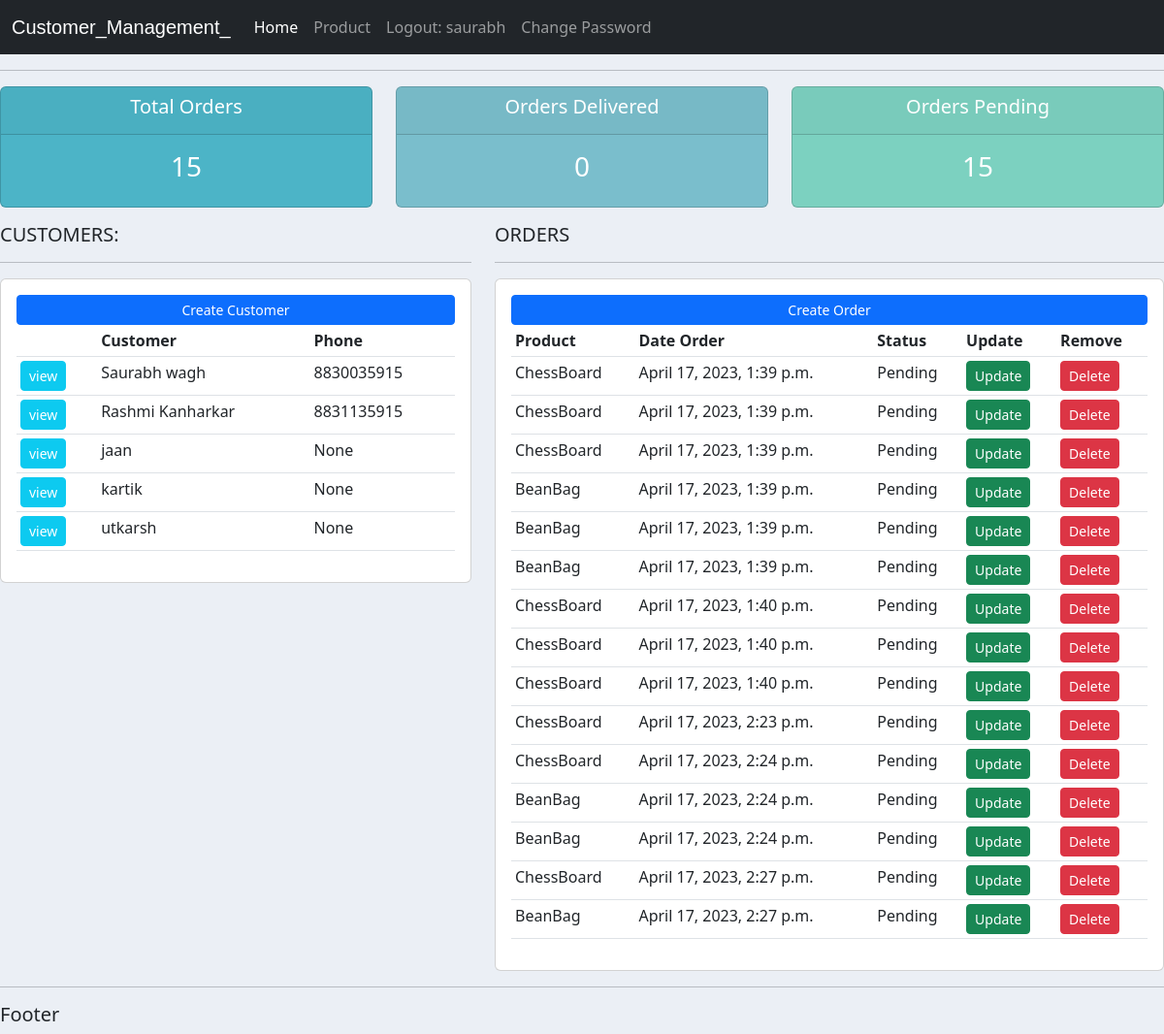
Before: / (signed in) with the older database file.
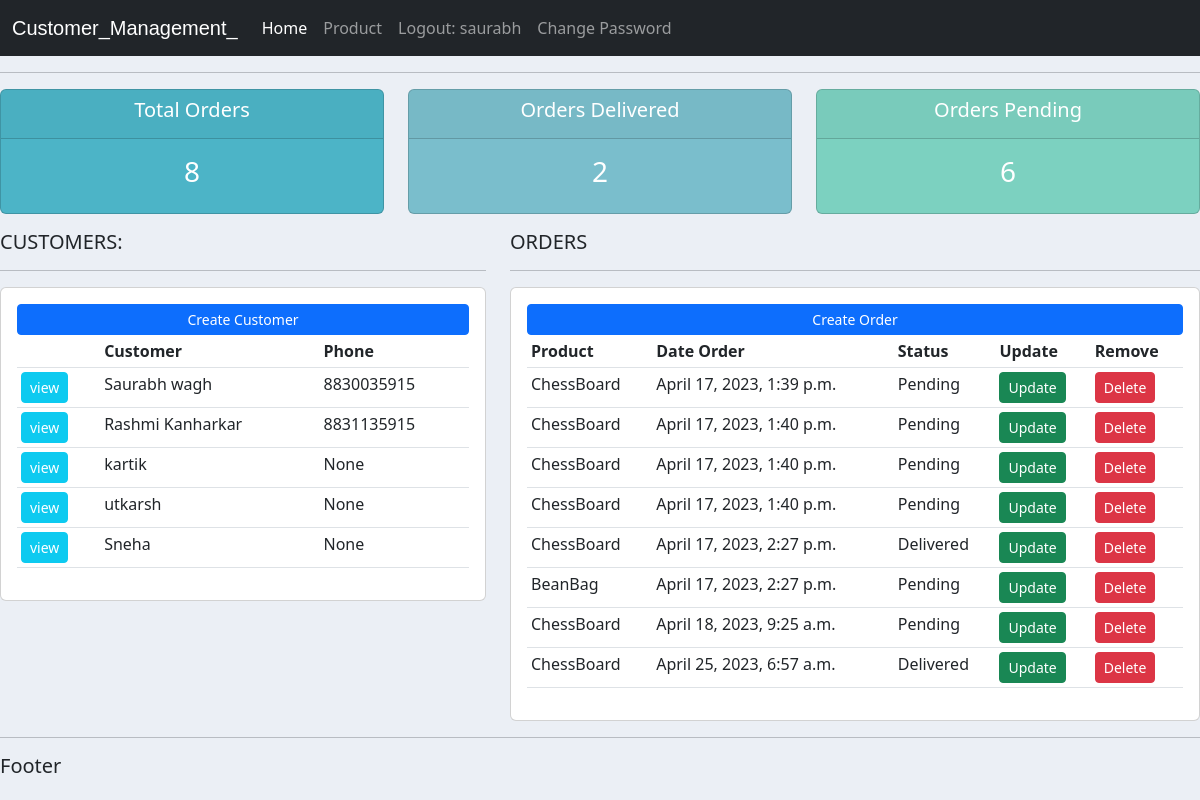
After: the same page with the newer database file.
### App/models.py (models this page shows, shortened)
class Customer(models.Model):
    user = models.OneToOneField(User,null=True,on_delete=models.CASCADE,serialize=id)
    name = models.CharField(max_length=200,null=True)
    phone = models.CharField(max_length=200,null=True,blank=True)
    email = models.CharField(max_length=200,null=True,blank=True)
    date = models.DateTimeField(auto_now_add=True,blank=True)

class Order(models.Model):
    STATUS = (
        ('Pending','Pending'),('Out for Delivery','Out for Delivery'),('Delivered','Delivered')
    )
    cust = models.ForeignKey(Customer,null=True,on_delete=models.SET_NULL,serialize=id)  # Many(order) to One(customer) relationship : One Customer can have Multiple orders.
    prod = models.ForeignKey(Product,null=True,on_delete=models.SET_NULL,serialize=id)   # Many(order) to One(product) Relationship : One Product can be ordered Multiple times.
    date = models.DateTimeField(auto_now_add=True)
    status = models.CharField(max_length=200,null=True,choices=STATUS)

class Product(models.Model):
    CATEGORY = (('Indoor','Indoor'),('Outdoor','Outdoor'))
    tag = models.ManyToManyField(Tag)
    name = models.CharField(max_length=200,null=True)
    price = models.FloatField(null=True)
    category = models.CharField(max_length=200,null=True,choices=CATEGORY)
    description = models.CharField(max_length=200,null=True,blank=True)
    date = models.DateTimeField(auto_now_add=True)

### App/decorators.py (the view)
        def wrapper_func(request,*args,**kwargs):
            group = None
            if request.user.groups.exists():
                group = request.user.groups.all()[0].name
            if group in allowed_roles:
                return view_func(request,*args,**kwargs)
            else:
                return redirect('/products/')

### App/views.py (called while the page is built)
@login_required(login_url='/login/')
@allowedUsers(allowed_roles=['admin','staff'])
def home(request):
    orders = Order.objects.all()
    customer = Customer.objects.all()
    total = Order.objects.all()
    tot = total.count()
    products = Product.objects.all()
    delivered = Order.objects.filter(status='Delivered')
    pending = Order.objects.filter(status='Pending')
    delivered = delivered.count()
    pending = pending.count()
    return render(request,'home.html',{'Order':orders,'Customer':customer,'total':tot,'Product':products,'delivered':delivered,'pending':pending})

### templates/home.html
{% extends 'main.html' %}
{%block content%}
{% include 'status.html' %}
<div class="row">
    <div class="col-md-5">
        <h5>CUSTOMERS:</h5>
        <hr>
        <div class="card card-body">
            <a class="btn btn-primary btn-sm btn-block" href="/customerCreation/">Create Customer</a>
            <table class="table table-sm">
                <tr>
                    <th></th>
                    <th>Customer</th>
                    <th>Phone</th>
                </tr>
                    {% for c in Customer %}
                    <tr>
                        <td><a class="btn btn-sm btn-info text-white" href="/customer/{{c.id}}/">view</a></td>
                        <td>{{c.name}}</td>
                        <td>{{c.phone}}</td>
                    </tr>
                    {% endfor %}
            </table>
        </div>
    </div>
    <div class="col-md-7">
        <h5>ORDERS</h5>
        <hr>
        <div class="card card-body">
            <a class="btn btn-primary btn-sm btn-block" href="/">Create Order</a>
            <table class="table table-sm">
                <tr>
                    <th>Product</th>
                    <th>Date Order</th>
                    <th>Status</th>
                    <th>Update</th>
                    <th>Remove</th>
                </tr>
                {%for i in Order%}
                    <tr>
                        <td>{{i.prod.name}}</td>
                        <td>{{i.date}}</td>
                        <td>{{i.status}}</td>
                        <td><a href="/updateOrder/{{i.id}}" class="btn btn-sm btn-success">Update</a></td>
                        <td><a href="/deleteOrder/{{i.id}}" class="btn btn-sm btn-danger">Delete</a></td>
                    </tr>
                {%endfor%}
            </table>
        </div>
    </div>
</div>
{%endblock content%}

### templates/main.html (shortened to what this page needs)
<!doctype html>
<html lang="en">
  <head>
    <link href="https://cdn.jsdelivr.net/npm/bootstrap@5.3.0-alpha3/dist/css/bootstrap.min.css" rel="stylesheet">
  </head>
  <body>
        {% include 'navbar.html' %}
        <hr>
        {% block content %}{% endblock content %}
        <hr>
        <h5>Footer</h5>
  </body>
</html>

### templates/navbar.html (shortened to what this page needs)
<nav class="navbar navbar-expand-lg navbar-dark bg-dark">
    <div class="container-fluid">
      <a class="navbar-brand" id="logo" href="#">Customer_Management_</a>
      <div class="collapse navbar-collapse" id="navbarNav">
        <ul class="navbar-nav">
          <li class="nav-item">
            <a class="nav-link active" aria-current="page" href="/">Home</a>
          </li>
          <li class="nav-item">
            <a class="nav-link" href="/products/">Product</a>
          </li>
          <span>
            <a class="nav-link" href="/logout/">Logout: {{request.user}}</a>
          </span>
          <span>
            <a  class="nav-link" style="display:flex;align-items:center; text-decoration:none;" href="/change/">Change Password</a>
          </span>
        </ul>
      </div>
    </div>
  </nav>

### templates/status.html
<div class="row">
    <div class="col">
        <div class="col-md">
            <div class="card text-center text-white mb-3" id="total_orders">
                <div class="card-header">
                    <h5 class="card-title">Total Orders</h5>
                </div>
                <div class="card-body">
                    <h3 class="card-title">{{total}}</h3>
                </div>
            </div>
        </div>
    </div>
    <div class="col">
        <div class="col-md">
            <div class="card text-center text-white mb-3" id="orders_delivered">
                <div class="card-header">
                    <h5 class="card-title">Orders Delivered</h5>
                </div>
                <div class="card-body">
                    <h3 class="card-title">{{delivered}}</h3>
                </div>
            </div>
        </div>
    </div>
    <div class="col">
        <div class="col-md">
            <div class="card text-center text-white mb-3" id="orders_pending">
                <div class="card-header">
                    <h5 class="card-title">Orders Pending</h5>
                </div>
                <div class="card-body">
                    <h3 class="card-title">{{pending}}</h3>
                </div>
            </div>
        </div>
    </div>
</div>

### templates/main.html (style rules this page uses)
html { overflow-x:hidden; }
#logo { font-family:sans-serif; }
body { background-color:#ebeff5; }
#total_orders { background-color:#4cb4c7; }
#orders_delivered { background-color:#7abecc; }
#orders_pending { background-color:#7CD1C0; }

Changed rows visible on the page:
removed Customer: name "jaan", phone "None"
removed Order: prod.name "ChessBoard", date "April 17, 2023, 1:39 p.m.", status "Pending"
removed Order: prod.name "ChessBoard", date "April 17, 2023, 1:39 p.m.", status "Pending"
removed Order: prod.name "BeanBag", date "April 17, 2023, 1:39 p.m.", status "Pending"
removed Order: prod.name "BeanBag", date "April 17, 2023, 1:39 p.m.", status "Pending"
removed Order: prod.name "BeanBag", date "April 17, 2023, 1:39 p.m.", status "Pending"
removed Order: prod.name "ChessBoard", date "April 17, 2023, 2:23 p.m.", status "Pending"
removed Order: prod.name "ChessBoard", date "April 17, 2023, 2:24 p.m.", status "Pending"
removed Order: prod.name "BeanBag", date "April 17, 2023, 2:24 p.m.", status "Pending"
removed Order: prod.name "BeanBag", date "April 17, 2023, 2:24 p.m.", status "Pending"
added Customer: name "Sneha", phone "None"
changed Order (number 5 of 8 on the later page): status "Pending" → "Delivered"
added Order: prod.name "ChessBoard", date "April 18, 2023, 9:25 a.m.", status "Pending"
added Order: prod.name "ChessBoard", date "April 25, 2023, 6:57 a.m.", status "Delivered"
Other visible differences:
{{ total }}: "15" → "8"
{{ delivered }}: "0" → "2"
{{ pending }}: "15" → "6"
